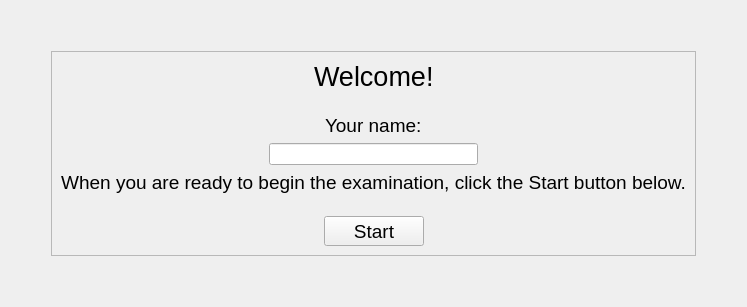
      <widget class="QWidget" name="startPage">
       <layout class="QGridLayout">
        <item row="0" column="0">
         <spacer>
          <property name="orientation">
           <enum>Qt::Horizontal</enum>
          </property>
          <property name="sizeHint" stdset="0">
           <size>
            <width>40</width>
            <height>20</height>
           </size>
          </property>
         </spacer>
        </item>
        <item row="0" column="1">
         <spacer>
          <property name="orientation">
           <enum>Qt::Vertical</enum>
          </property>
          <property name="sizeHint" stdset="0">
           <size>
            <width>20</width>
            <height>40</height>
           </size>
          </property>
         </spacer>
        </item>
        <item row="0" column="2">
         <spacer>
          <property name="orientation">
           <enum>Qt::Horizontal</enum>
          </property>
          <property name="sizeHint" stdset="0">
           <size>
            <width>40</width>
            <height>20</height>
           </size>
          </property>
         </spacer>
        </item>
        <item row="1" column="0">
         <spacer>
          <property name="orientation">
           <enum>Qt::Horizontal</enum>
          </property>
          <property name="sizeHint" stdset="0">
           <size>
            <width>40</width>
            <height>20</height>
           </size>
          </property>
         </spacer>
        </item>
        <item row="1" column="1">
         <widget class="QFrame" name="welcomeFrame">
          <property name="frameShape">
           <enum>QFrame::StyledPanel</enum>
          </property>
          <property name="frameShadow">
           <enum>QFrame::Raised</enum>
          </property>
          <layout class="QVBoxLayout">
           <item>
            <layout class="QHBoxLayout">
             <item>
              <spacer>
               <property name="orientation">
                <enum>Qt::Horizontal</enum>
               </property>
               <property name="sizeHint" stdset="0">
                <size>
                 <width>40</width>
                 <height>20</height>
                </size>
               </property>
              </spacer>
             </item>
             <item>
              <widget class="QLabel" name="label_welcome">
               <property name="font">
                <font>
                 <pointsize>20</pointsize>
                </font>
               </property>
               <property name="text">
                <string>Welcome!</string>
               </property>
              </widget>
             </item>
             <item>
              <spacer>
               <property name="orientation">
                <enum>Qt::Horizontal</enum>
               </property>
               <property name="sizeHint" stdset="0">
                <size>
                 <width>40</width>
                 <height>20</height>
                </size>
               </property>
              </spacer>
             </item>
            </layout>
           </item>
           <item>
            <spacer>
             <property name="orientation">
              <enum>Qt::Vertical</enum>
             </property>
             <property name="sizeType">
              <enum>QSizePolicy::Preferred</enum>
             </property>
             <property name="sizeHint" stdset="0">
              <size>
               <width>481</width>
               <height>16</height>
              </size>
             </property>
            </spacer>
           </item>
           <item>
            <layout class="QHBoxLayout">
             <item>
              <spacer>
               <property name="orientation">
                <enum>Qt::Horizontal</enum>
               </property>
               <property name="sizeHint" stdset="0">
                <size>
                 <width>40</width>
                 <height>20</height>
                </size>
               </property>
              </spacer>
             </item>
             <item>
              <widget class="QLabel" name="label_your_name">
               <property name="font">
                <font>
                 <pointsize>14</pointsize>
                </font>
               </property>
               <property name="text">
                <string>Your name:</string>
               </property>
              </widget>
             </item>
             <item>
              <spacer>
               <property name="orientation">
                <enum>Qt::Horizontal</enum>
               </property>
               <property name="sizeHint" stdset="0">
                <size>
                 <width>40</width>
                 <height>20</height>
                </size>
               </property>
              </spacer>
             </item>
            </layout>
           </item>
           <item>
            <layout class="QHBoxLayout">
             <item>
              <spacer>
               <property name="orientation">
                <enum>Qt::Horizontal</enum>
               </property>
               <property name="sizeHint" stdset="0">
                <size>
                 <width>40</width>
                 <height>20</height>
                </size>
               </property>
              </spacer>
             </item>
             <item>
              <widget class="QLineEdit" name="nameLineEdit">
               <property name="minimumSize">
                <size>
                 <width>151</width>
                 <height>0</height>
                </size>
               </property>
              </widget>
             </item>
             <item>
              <spacer>
               <property name="orientation">
                <enum>Qt::Horizontal</enum>
               </property>
               <property name="sizeHint" stdset="0">
                <size>
                 <width>40</width>
                 <height>20</height>
                </size>
               </property>
              </spacer>
             </item>
            </layout>
           </item>
           <item>
            <widget class="QLabel" name="label_ready_note">
             <property name="font">
              <font>
               <pointsize>14</pointsize>
              </font>
             </property>
             <property name="text">
              <string>When you are ready to begin the examination, click the Start button below.</string>
             </property>
             <property name="alignment">
              <set>Qt::AlignCenter</set>
             </property>
            </widget>
           </item>
           <item>
            <spacer>
             <property name="orientation">
              <enum>Qt::Vertical</enum>
             </property>
             <property name="sizeType">
              <enum>QSizePolicy::Preferred</enum>
             </property>
             <property name="sizeHint" stdset="0">
              <size>
               <width>481</width>
               <height>16</height>
              </size>
             </property>
            </spacer>
           </item>
           <item>
            <layout class="QHBoxLayout">
             <item>
              <spacer>
               <property name="orientation">
                <enum>Qt::Horizontal</enum>
               </property>
               <property name="sizeHint" stdset="0">
                <size>
                 <width>97</width>
                 <height>20</height>
                </size>
               </property>
              </spacer>
             </item>
             <item>
              <widget class="QToolButton" name="tbtnStart">
               <property name="minimumSize">
                <size>
                 <width>100</width>
                 <height>0</height>
                </size>
               </property>
               <property name="font">
                <font>
                 <pointsize>14</pointsize>
                </font>
               </property>
               <property name="text">
                <string>Start</string>
               </property>
               <property name="icon">
                <iconset resource="resources.qrc">
                 <normaloff>:/images/images/player_play.png</normaloff>:/images/images/player_play.png</iconset>
               </property>
               <property name="iconSize">
                <size>
                 <width>32</width>
                 <height>32</height>
                </size>
               </property>
               <property name="toolButtonStyle">
                <enum>Qt::ToolButtonTextBesideIcon</enum>
               </property>
              </widget>
             </item>
             <item>
              <spacer>
               <property name="orientation">
                <enum>Qt::Horizontal</enum>
               </property>
               <property name="sizeHint" stdset="0">
                <size>
                 <width>97</width>
                 <height>20</height>
                </size>
               </property>
              </spacer>
             </item>
            </layout>
           </item>
          </layout>
         </widget>
        </item>
        <item row="1" column="2">
         <spacer>
          <property name="orientation">
           <enum>Qt::Horizontal</enum>
          </property>
          <property name="sizeHint" stdset="0">
           <size>
            <width>40</width>
            <height>20</height>
           </size>
          </property>
         </spacer>
        </item>
        <item row="2" column="0">
         <spacer>
          <property name="orientation">
           <enum>Qt::Horizontal</enum>
          </property>
          <property name="sizeHint" stdset="0">
           <size>
            <width>40</width>
            <height>20</height>
           </size>
          </property>
         </spacer>
        </item>
        <item row="2" column="1">
         <spacer>
          <property name="orientation">
           <enum>Qt::Vertical</enum>
          </property>
          <property name="sizeHint" stdset="0">
           <size>
            <width>20</width>
            <height>40</height>
           </size>
          </property>
         </spacer>
        </item>
        <item row="2" column="2">
         <spacer>
          <property name="orientation">
           <enum>Qt::Horizontal</enum>
          </property>
          <property name="sizeHint" stdset="0">
           <size>
            <width>40</width>
            <height>20</height>
           </size>
          </property>
         </spacer>
        </item>
       </layout>
      </widget>
